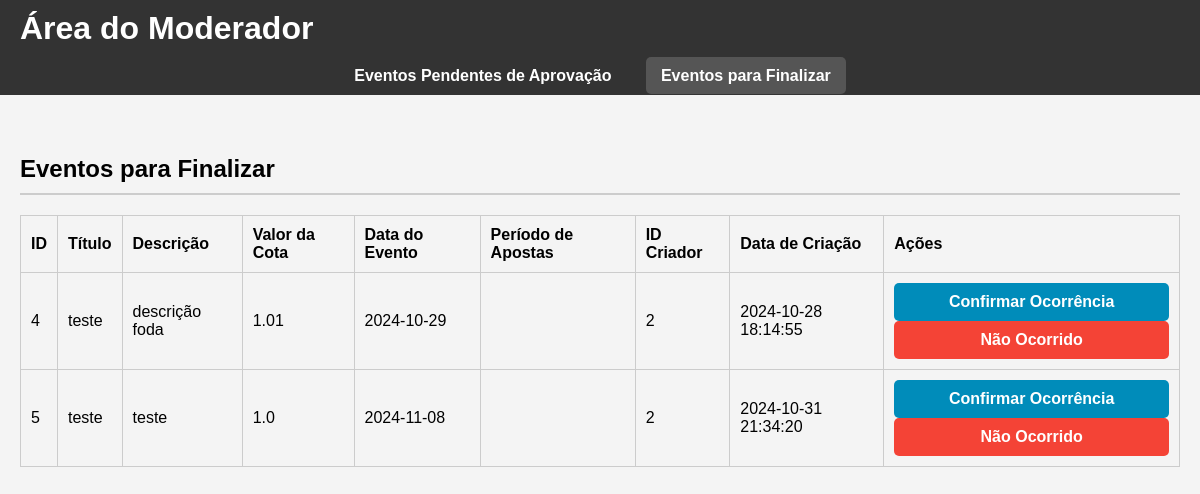
/moderador_dashboard?view=finalizar, run on an earlier commit of the app's database.
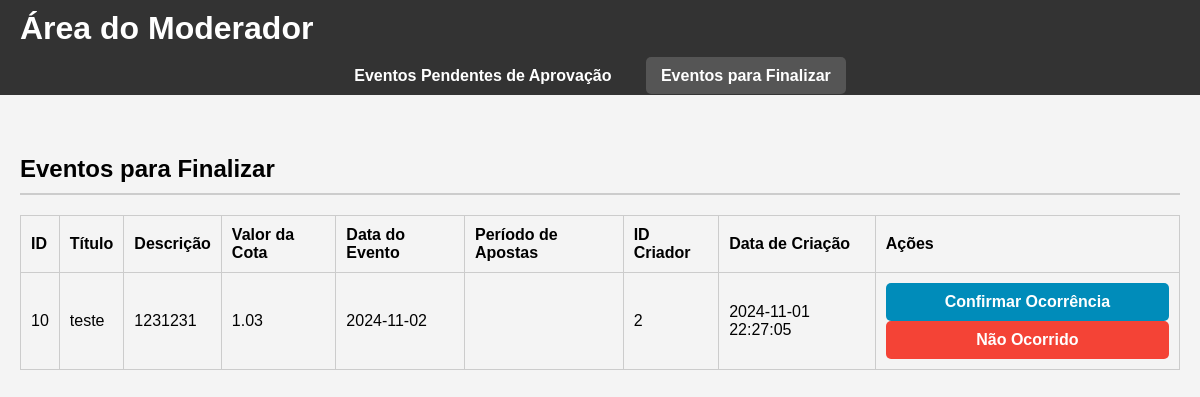
And on a later commit of the database.
### tables this page shows
CREATE TABLE eventos (
        id INTEGER PRIMARY KEY AUTOINCREMENT,
        titulo TEXT NOT NULL,
        descricao TEXT NOT NULL,
        valor_cota REAL NOT NULL CHECK (valor_cota >= 1.00),
        data_evento DATE NOT NULL,
        data_inicio_apostas DATE NOT NULL,
        data_fim_apostas DATE NOT NULL,
        status TEXT NOT NULL DEFAULT 'pendente',
        id_criador INTEGER NOT NULL,
        data_criacao TIMESTAMP DEFAULT CURRENT_TIMESTAMP,
        FOREIGN KEY (id_criador) REFERENCES usuarios(id) ON DELETE CASCADE
    );

### app.py (the view)
@app.route('/moderador_dashboard', methods=['GET'])
def moderador_dashboard():
    view = request.args.get('view', 'pendentes')
    if view == 'pendentes':
        status_filter = 'pendente'
    elif view == 'finalizar':
        status_filter = 'aprovado'
    else:
        status_filter = 'pendente'
    with sqlite3.connect(database_path) as conn:
        conn.row_factory = sqlite3.Row  # Configura para acessar colunas por nome
        eventos = conn.execute('SELECT * FROM eventos WHERE status = ?', (status_filter,)).fetchall()
    return render_template('area_moderador.html', eventos=eventos, view=view)

### templates/area_moderador.html (shortened to what this page needs)
<!DOCTYPE html>
<html lang="pt-br">
<head>
    <link rel="stylesheet" href="/static/css/area_moderacao.css">
</head>
<body>
    <header>
        <h1>Área do Moderador</h1>
    </header>
    <nav class="menustrip">
        <ul>
            <li><a href="{{ url_for('moderador_dashboard', view='pendentes') }}" {% if view == 'pendentes' %}class="active"{% endif %}>Eventos Pendentes de Aprovação</a></li>
            <li><a href="{{ url_for('moderador_dashboard', view='finalizar') }}" {% if view == 'finalizar' %}class="active"{% endif %}>Eventos para Finalizar</a></li>
        </ul>
    </nav>
    <main>
        {% if view == 'pendentes' %}
        <section class="pending-approval">
            <h2>Eventos Pendentes de Aprovação</h2>
            <table>
                <thead>
                    <tr>
                        <th>ID</th>
                        <th>Título</th>
                        <th>Descrição</th>
                        <th>Valor da Cota</th>
                        <th>Data do Evento</th>
                        <th>Período de Apostas</th>
                        <th>ID Criador</th>
                        <th>Data de Criação</th>
                        <th>Ações</th>
                    </tr>
                </thead>
                <tbody>
                    {% for evento in eventos %}
                    <tr id="event-{{ evento.id }}">
                        <td>{{ evento.id }}</td>
                        <td>{{ evento.titulo }}</td>
                        <td>{{ evento.descricao }}</td>
                        <td>{{ evento.valor_cota }}</td>
                        <td>{{ evento.data_evento }}</td>
                        <td>{{ evento.periodo_apostas }}</td>
                        <td>{{ evento.id_criador }}</td>
                        <td>{{ evento.data_criacao }}</td>
                        <td>
                            <button type="button" onclick="handleEventAction('{{ evento.id }}', 'aprovar')" class="approve-btn">Aprovar</button>
                            <button type="button" onclick="abrirModalReprovar('{{ evento.id }}')" class="reject-btn">Reprovar</button>
                        </td>
                    </tr>
                    {% endfor %}
                </tbody>
            </table>
        </section>
        {% elif view == 'finalizar' %}
        <section class="events-to-finalize">
            <h2>Eventos para Finalizar</h2>
            <table>
                <thead>
                    <tr>
                        <th>ID</th>
                        <th>Título</th>
                        <th>Descrição</th>
                        <th>Valor da Cota</th>
                        <th>Data do Evento</th>
                        <th>Período de Apostas</th>
                        <th>ID Criador</th>
                        <th>Data de Criação</th>
                        <th>Ações</th>
                    </tr>
                </thead>
                <tbody>
                    {% for evento in eventos %}
                    <tr id="event-{{ evento.id }}">
                        <td>{{ evento.id }}</td>
                        <td>{{ evento.titulo }}</td>
                        <td>{{ evento.descricao }}</td>
                        <td>{{ evento.valor_cota }}</td>
                        <td>{{ evento.data_evento }}</td>
                        <td>{{ evento.periodo_apostas }}</td>
                        <td>{{ evento.id_criador }}</td>
                        <td>{{ evento.data_criacao }}</td>
                        <td>
                            <button type="button" onclick="handleEventAction('{{ evento.id }}', 'confirmar')" class="confirm-btn">Confirmar Ocorrência</button>
                            <button type="button" onclick="handleEventAction('{{ evento.id }}', 'nao_ocorrido')" class="not-occurred-btn">Não Ocorrido</button>
                        </td>
                    </tr>
                    {% endfor %}
                </tbody>
            </table>
        </section>
        {% endif %}
    </main>
</body>
</html>

What changed in the data, as far as the page shows it:
no longer on this page (row edited): eventos: id "4", titulo "teste", descricao "descrição foda", valor_cota "1.01", data_evento "2024-10-29", id_criador "2", data_criacao "2024-10-28 18:14:55"
no longer on this page (row edited): eventos: id "5", titulo "teste", descricao "teste", valor_cota "1.0", data_evento "2024-11-08", id_criador "2", data_criacao "2024-10-31 21:34:20"
added eventos: id "10", titulo "teste", descricao "1231231", valor_cota "1.03", data_evento "2024-11-02", id_criador "2", data_criacao "2024-11-01 22:27:05"
